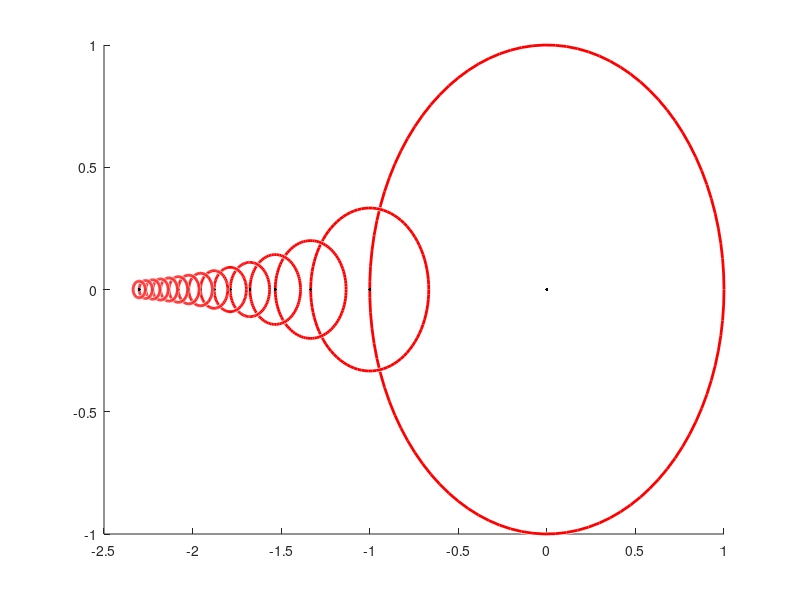

The MATLAB script that drew this image:
clc;
clear;
close all;

%% Plotting simply circles only

% with decreasing radius
center = [0 0];
radius = 0;

% Selecting a rotation angle 
theta = 180; % radian
for j = 1:15
    hold on
    % radius scales as 1/3 , 1/5, 1/7, 1/9 and so on
    radius = 1/(2*(j-1)+1);
    % plotting centers
    plot(center(1),center(2),'.k');    
    
    viscircles(center,radius)
    % centers to be rotated depending on the angles 3, 5, 7, 9 etc
    center1 = radius*[cosd(theta) sind(theta)];

    center = center + center1;
end
